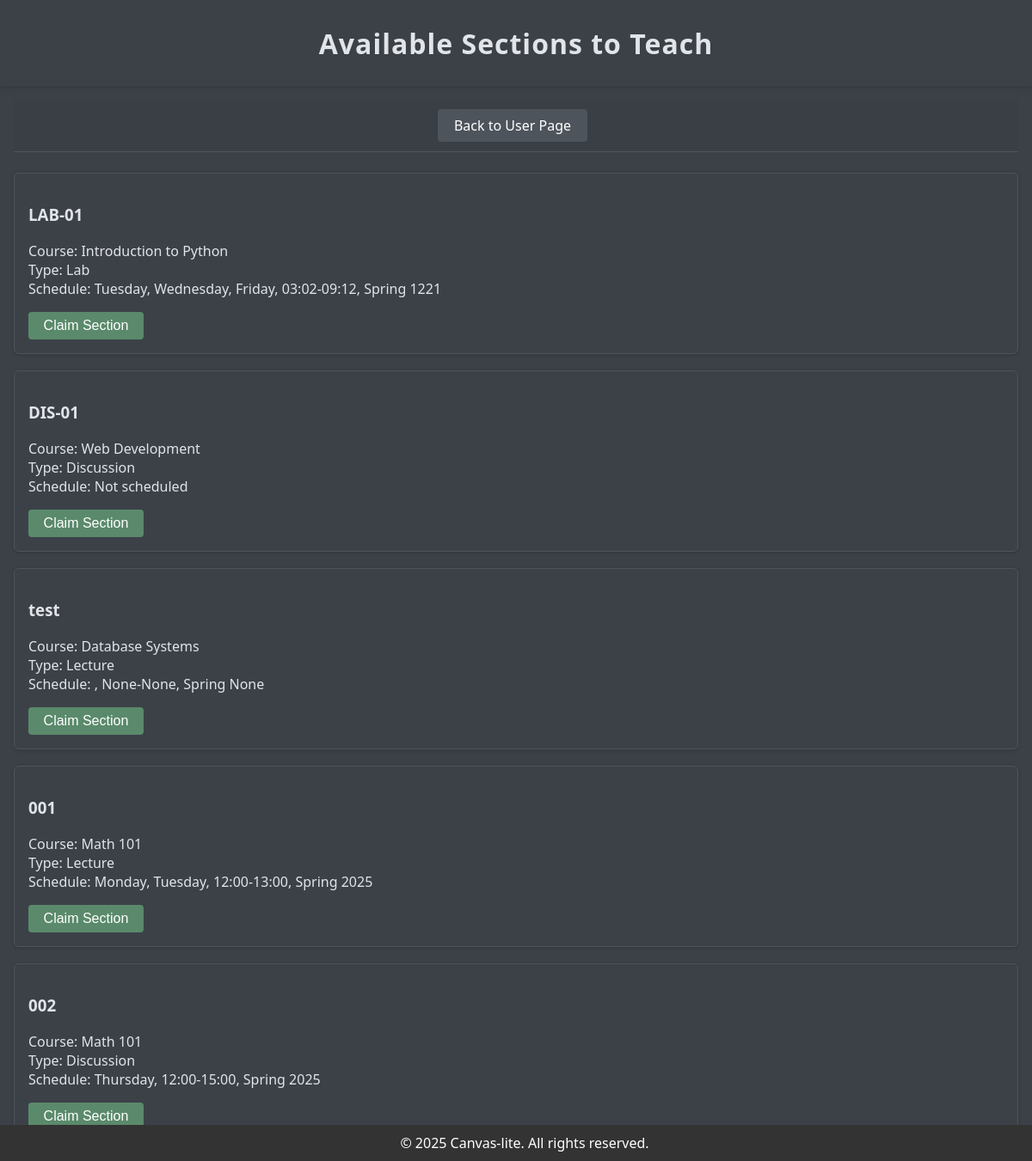
Before: /sudo/2/claim-sections/ (signed in) with the older database file.
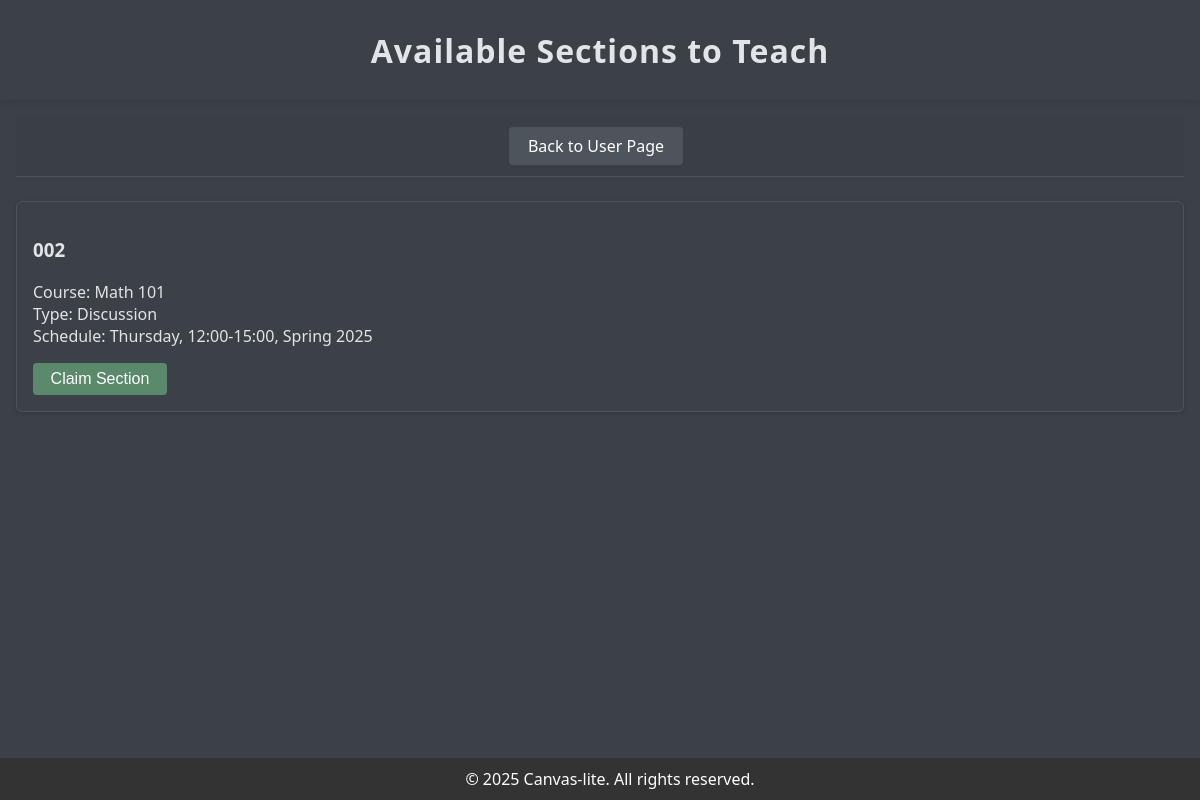
After: the same page with the newer database file.
### webapp/models/section.py (models this page shows, shortened)
class Section(models.Model):
    name = models.CharField(max_length=100)
    schedule = models.JSONField(default=dict)
    section_type = models.CharField(
        max_length=3,
        choices=SectionType,
        default=SectionType.LECTURE,
    )
    course = models.ForeignKey('Course', on_delete=models.CASCADE, related_name='sections')
    instructor = models.ForeignKey(
        settings.AUTH_USER_MODEL,
        on_delete=models.SET_NULL,
        null=True,
        blank=True,
        related_name='sections_taught'
    )
    main_section = models.ForeignKey(
        'self',
        null=True,
        blank=True,
        on_delete=models.CASCADE,
        related_name='sub_sections'
    )
    class Meta:
        unique_together = (
            ('course', 'name'),
            ('main_section', 'name'),
        )

### webapp/models/courses.py (models this page shows, shortened)
class Course(models.Model):
    name = models.CharField(default=None, max_length=50)
    description = models.TextField(blank=True)

### webapp/views/admin.py (the view)
# urls.py: path('sudo/<int:user_id>/claim-sections/', views.claim_section_list, name='claim_section_list'),
@in_groups(["Admin"])
def claim_section_list(request, user_id):
    target_user = get_object_or_404(User, id=user_id)
    available_sections = Section.objects.filter(instructor__isnull=True)
    filtered_sections = [section for section in available_sections if target_user.is_eligible(section)]
    return render(request, 'admin_pages/claim_section_list.html', {
        'sections': filtered_sections,
        'target_user': target_user,
        'user_id': user_id,
    })

### webapp/models/users.py (called while the page is built)
def parse_time(t):
    if not t:
        return None
    if isinstance(t, time):
        return t
    return time.fromisoformat(t)

def schedules_overlap(sch1, sch2):
    if not sch1.get('days') or not sch1.get('start_time') or not sch1.get('end_time'):
        return False
    if not sch2.get('days') or not sch2.get('start_time') or not sch2.get('end_time'):
        return False
    days1 = set(sch1['days'])
    days2 = set(sch2['days'])
    if not days1.intersection(days2):
        return False
    start1 = parse_time(sch1['start_time'])
    end1 = parse_time(sch1['end_time'])
    start2 = parse_time(sch2['start_time'])
    end2 = parse_time(sch2['end_time'])
    return start1 < end2 and start2 < end1

    def get_sections(self):
        return self.sections_taught.all()

    def get_schedules(self):
        return [section.schedule for section in self.get_sections()]

### webapp/templatetags/site_tags.py (called while the page is built)
def get_label(value, choices):
    return dict(choices).get(value, value)

### webapp/views/admin.py (called while the page is built)
def in_groups(group_names):
    def check(user):
        return user.groups.filter(name__in=group_names).exists()
    return user_passes_test(check)

### templates/admin_pages/claim_section_list.html (shortened to what this page needs)
{% extends "base.html" %}
{% load static %}
{% load site_tags %}
{% block content %}
    <header>
        <h1>Available Sections to Teach</h1>
    </header>
    <div class="container">
        <nav>
            <a href="{% url 'user_list' %}" class="btn btn-secondary">Back to User Page</a>
        </nav>
        {% for section in sections %}
            <div class="card section-card">
                <h3>{{ section.name }}</h3>
                <p>
                    Course: {{ section.course.name }}<br>
                    Type: {{ section.get_section_type_display }}<br>
                    Schedule: {{ section.schedule|format_schedule|default:"Not scheduled" }}
                </p>
                <form action="{% url 'claim_section' user_id section.id %}" method="POST">
                    <button type="submit" class="btn btn-claim">Claim Section</button>
                </form>
            </div>
        {% empty %}
            <p>No available sections to claim at this time.</p>
        {% endfor %}
    </div>
{% endblock %}

Changed rows visible on the page:
removed Section: name "LAB-01", course.name "Introduction to Python", section_type "Lab", schedule "Tuesday, Wednesday, Friday, 03:02-09:12, Spring 1221"
removed Section: name "DIS-01", course.name "Web Development", section_type "Discussion", schedule "Not scheduled"
removed Section: name "test", course.name "Database Systems", section_type "Lecture", schedule ", None-None, Spring None"
no longer on this page (row edited): Section: name "001", course.name "Math 101", section_type "Lecture", schedule "Monday, Tuesday, 12:00-13:00, Spring 2025"
